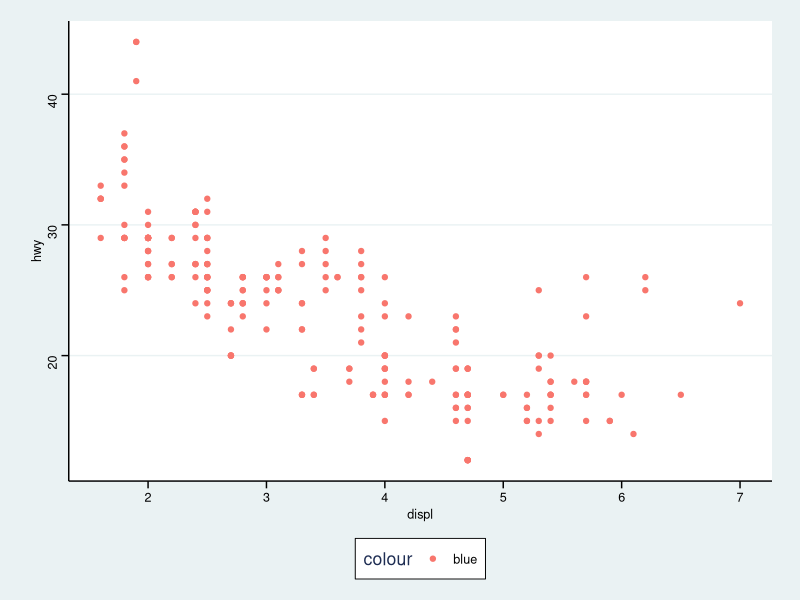
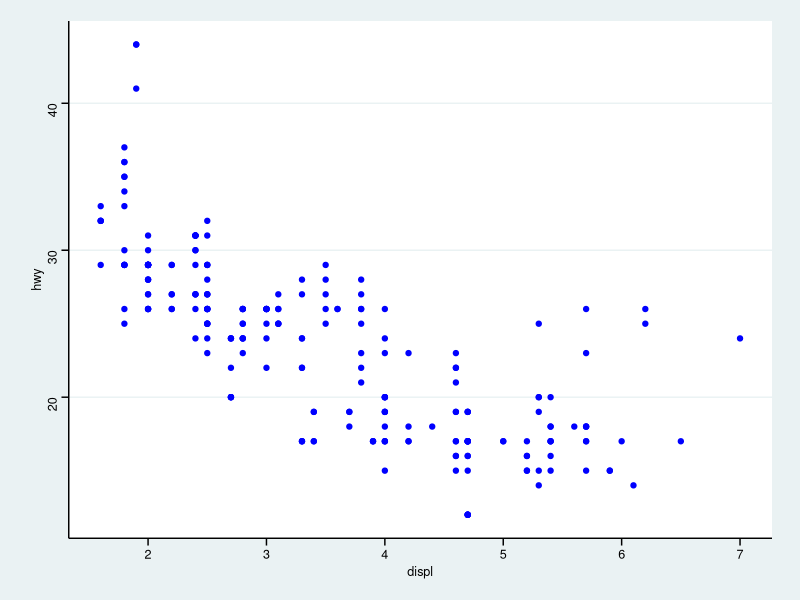
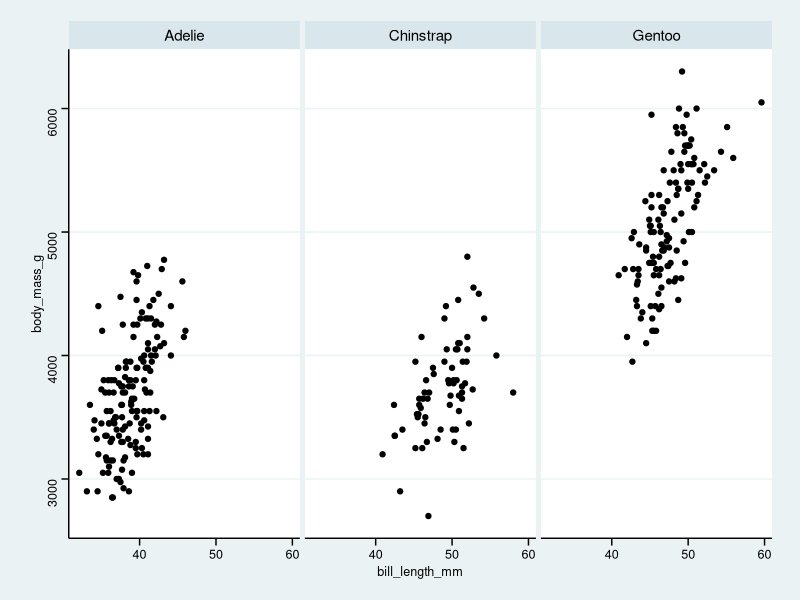
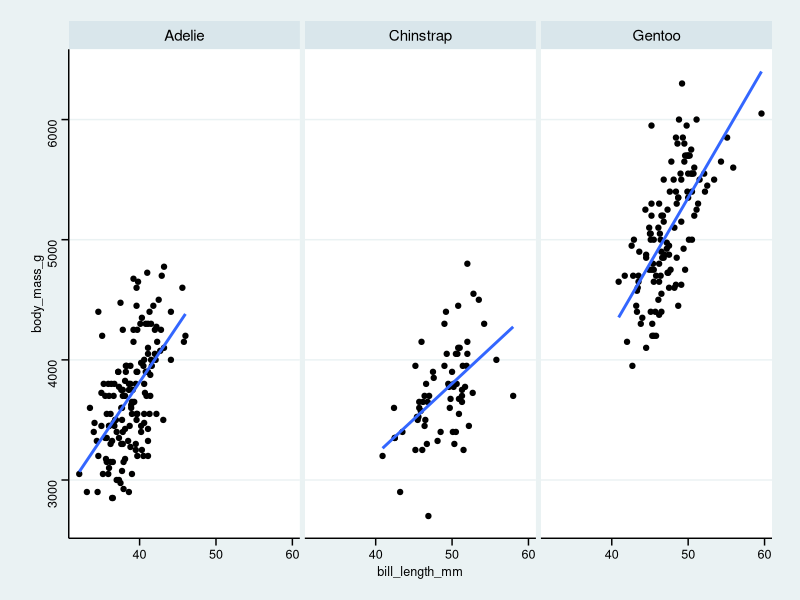
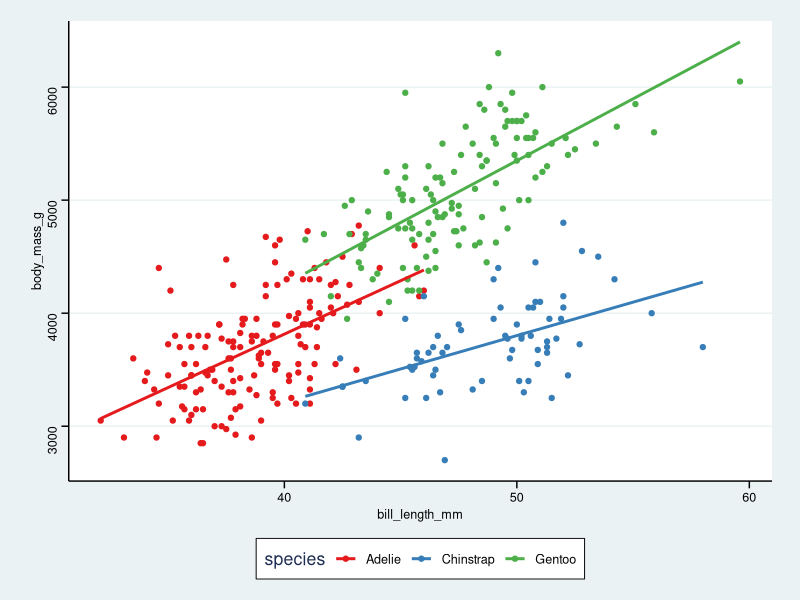

Here is the R script that generated these plots, in order: (Note: this script raises an error after producing the figures.)
## ---- chunk 1
knitr::opts_chunk$set(collapse=TRUE, prompt=TRUE,comment=NULL,message=FALSE, include=TRUE)
library(dplyr)
library(ggplot2)
library(ggthemes)
theme_set(theme_stata(base_size = 10))  # for nice looking plots
## ---- chunk 2
library(ggplot2)
ggplot(data = mpg) + 
  geom_point(mapping = aes(x = displ, y = hwy, color = "blue"))
## ---- chunk 3
ggplot(data = mpg) + 
  geom_point(mapping = aes(x = displ, y = hwy), color = "blue")
## ---- chunk 4
# install.packages("palmerpenguins")  # run once then DELETE FROM RMD
data(penguins, package = 'palmerpenguins')
## ---- chunk 5
g <- ggplot(penguins, aes(x = bill_length_mm, y = body_mass_g)) 
g + geom_point() + 
  facet_wrap(~species)
## ---- chunk 6
g + geom_point() + 
  facet_wrap(~species) + 
  geom_smooth(method = lm, se = FALSE)
## ---- chunk 7
g + geom_point(aes(color = species)) + 
  geom_smooth(aes(color = species), method = lm, se = FALSE) +
  scale_color_brewer(palette = "Set1")
## ---- chunk 8
# install.packages("nasaweather")
data(storms, package = "nasaweather")
## ---- chunk 9
dplyr::glimpse(storms)
storm_plot <-  ggplot(storms, aes(x = long, y = lat)) +  
  geom_path(aes(group = name, color = name)) +  
  facet_wrap(~year) + 
  scale_color_discrete(guide = "none") + 
  labs( 
    x = "longitude", 
    y = "latitude", 
    title = "Atlantic storms"
    )
storm_plot + coord_map() 
## ---- chunk 10
ctry <- map_data("world", 
                 region = c(
                   "usa",
                   "mexico",
                   "canada",
                   "uk"
                 ))
dplyr::glimpse(ctry)
storm_plot + 
  geom_polygon(data = ctry, 
               aes(x = long, 
                   y = lat, 
                   group = group), alpha = 0.6, color = "white") + 
  coord_map(xlim  = c(min(storms$long), max(storms$long)),
            ylim  = c(min(storms$lat), max(storms$lat)))
